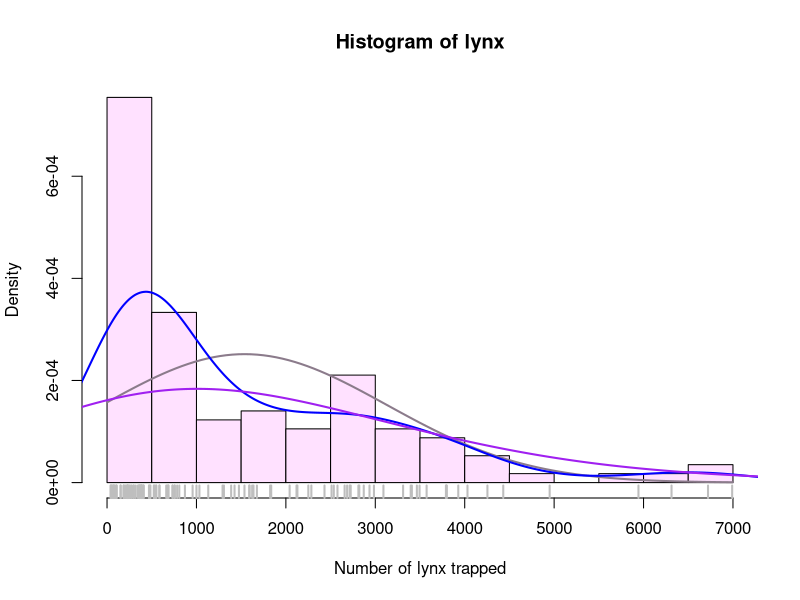

Recreate this plot in R. (Note: this script raises an error after producing the figure.)
library(datasets)

head(lynx)
hist(lynx,
     breaks = 14,
     freq = FALSE,
     col = "thistle1",
     name = paste("Histogram of Annual Canadian Lynx",
                  "Trappings, 1821 - 1934"),
     xlab = "Number of lynx trapped"
     )

# Add a normal distribution
curve(dnorm(x, mean = mean(lynx), sd = sd(lynx)),
      col = "thistle4",
      lwd = 2,
      add = TRUE
      )
lines(density(lynx), col = "blue", lwd = 2)
lines(density(lynx, adjust = 3), col = "purple", lwd = 2)

# Add a rug plot
rug(lynx, lwd = 2, col = "gray")

# clean up
detach("package: datasets", unload = TRUE)